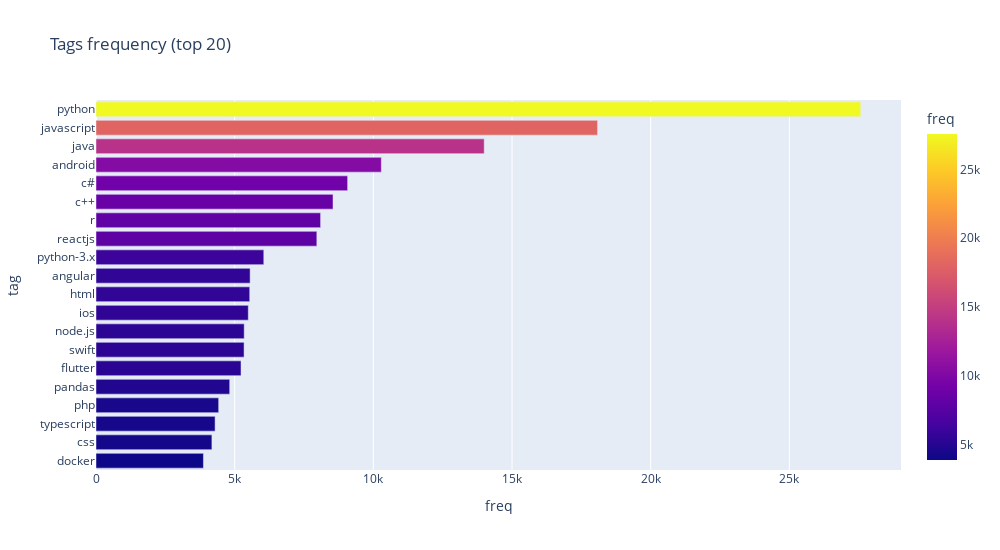

The notebook cell this image was saved under:
### Code cell
fig = px.bar(
    tmp_full[:20],
    x='freq',
    y='tag',
    color='freq',
    labels={'x':'Tag', 'y':'Frequency'},
    title='Tags frequency (top 20)',
    height=550,
    width=1000
    )
fig.show()

### Figure 1 — Plotly figure (JSON) as saved in the notebook; plotly's stock layout.template omitted (floating-point values rounded to 4 significant figures)
{"data": [{"alignmentgroup": "True", "hovertemplate": "freq=%{marker.color}<br>tag=%{y}<extra></extra>", "legendgroup": "", "marker": {"color": [3874, 4179, 4294, 4423, 4821, 5229, 5339, 5344, 5491, 5543, 5557, 6050, 7963, 8098, 8546, 9073, 10288, 13997, 18084, 27574], "coloraxis": "coloraxis"}, "name": "", "offsetgroup": "", "orientation": "h", "showlegend": false, "textposition": "auto", "type": "bar", "x": [3874, 4179, 4294, 4423, 4821, 5229, 5339, 5344, 5491, 5543, 5557, 6050, 7963, 8098, 8546, 9073, 10288, 13997, 18084, 27574], "xaxis": "x", "y": ["docker", "css", "typescript", "php", "pandas", "flutter", "swift", "node.js", "ios", "html", "angular", "python-3.x", "reactjs", "r", "c++", "c#", "android", "java", "javascript", "python"], "yaxis": "y"}], "layout": {"barmode": "relative", "coloraxis": {"colorbar": {"title": {"text": "freq"}}, "colorscale": [[0, "#0d0887"], [0.1111, "#46039f"], [0.2222, "#7201a8"], [0.3333, "#9c179e"], [0.4444, "#bd3786"], [0.5556, "#d8576b"], [0.6667, "#ed7953"], [0.7778, "#fb9f3a"], [0.8889, "#fdca26"], [1, "#f0f921"]]}, "height": 550, "legend": {"tracegroupgap": 0}, "title": {"text": "Tags frequency (top 20)"}, "width": 1000, "xaxis": {"anchor": "y", "domain": [0, 1], "title": {"text": "freq"}}, "yaxis": {"anchor": "x", "domain": [0, 1], "title": {"text": "tag"}}}}
